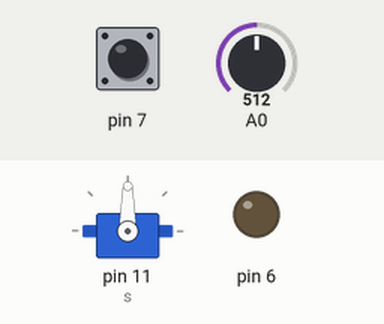
Simulated run of this sketch. Board: Arduino Uno, built with avr-gcc and run on an emulated ATmega328P. On the bench: servo, output pins drawn as LEDs (lit = HIGH). The test bench sets the inputs (shaded band); at power-on: pin 7 HIGH, A0 = 512.

Above: at 1.2 s.
1.3 s: pin 7 pulled LOW for 0.15 s
At 2.4 s:
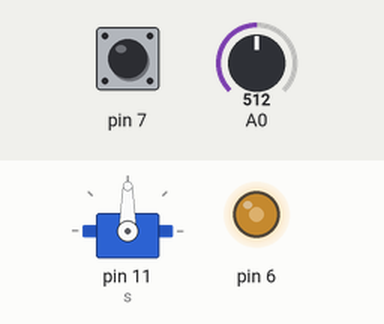
2.9 s: A0 set to 716
At 3.7 s:
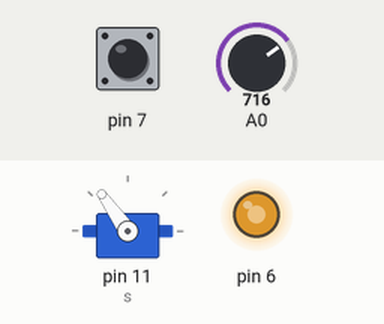
4.4 s: A0 set to 900
At 4.8 s:
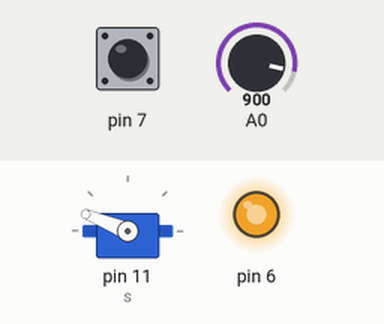
5.9 s: A0 set to 1023
At 7.1 s:
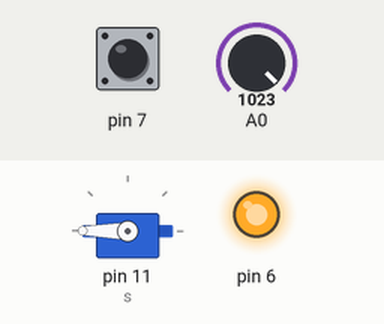
7.4 s: A0 set to 306
At 8.3 s:
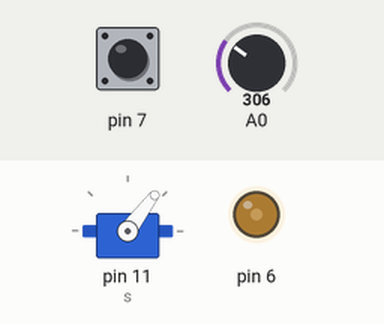
8.9 s: A0 set to 122
At 9.4 s:
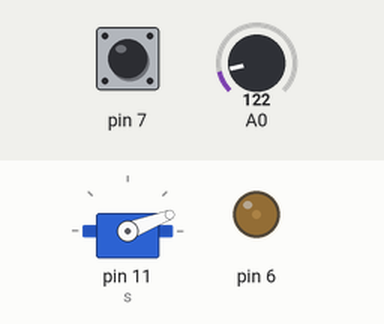
Timing chart, 0 to 11.4 s (numbered marks = the images above; inputs shaded):
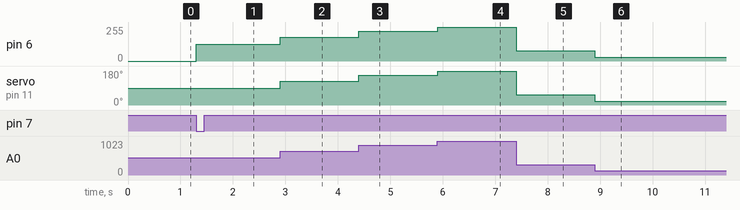

The sketch:

use_of_pot_with_servo_and_led.ino
```cpp
// this is to demonstrate use of potentiometer and pwm, it will start after pressing the button.

/* connections:-
push buttton to 7
servo pwm pin 11
pot analog pin A0
led anode pin to pwm 6 */


#include<Servo.h>
Servo s;

bool laststate=HIGH;
bool sweep_state=false;
void setup(){
  s.attach(11);
  pinMode(7,INPUT_PULLUP);
  pinMode(6,OUTPUT);
}

void loop(){
  bool state=digitalRead(7);
  if(laststate==HIGH&&state==LOW){
    sweep_state=!sweep_state;
  }
  laststate=state;
  if(sweep_state){
  int pot_val=analogRead(A0);
  // map(value,fromlow,fromhigh,tolow,tohigh)
  int brightness=map(pot_val,0,1023,0,255);
  int angle=map(pot_val,0,1023,0,180);
  analogWrite(6,brightness);
  s.write(angle);}
}
```

Measured:
- after the input at 1.3 s, pin 6: 0/255 → 127/255 at once
- after the input at 2.9 s, pin 6: 127/255 → 178/255 at once; servo on pin 11 (s): 90° → 125° at once
- after the input at 4.4 s, pin 6: 178/255 → 224/255 at once; servo on pin 11 (s): 125° → 158° at once
- after the input at 5.9 s, pin 6: 224/255 → 255/255 at once; servo on pin 11 (s): 158° → 180° at once
- after the input at 7.4 s, pin 6: 255/255 → 76/255 at once; servo on pin 11 (s): 180° → 53° at once
- after the input at 8.9 s, pin 6: 76/255 → 30/255 at once; servo on pin 11 (s): 53° → 21° at once
